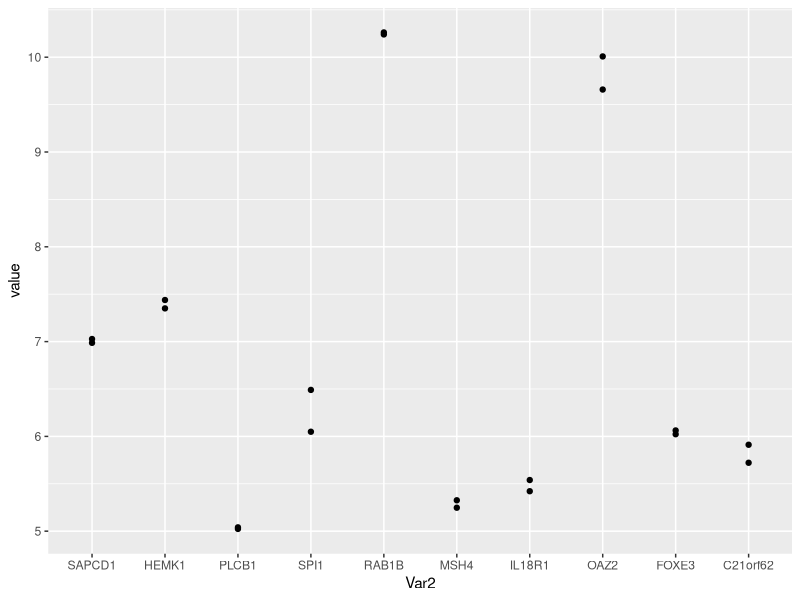
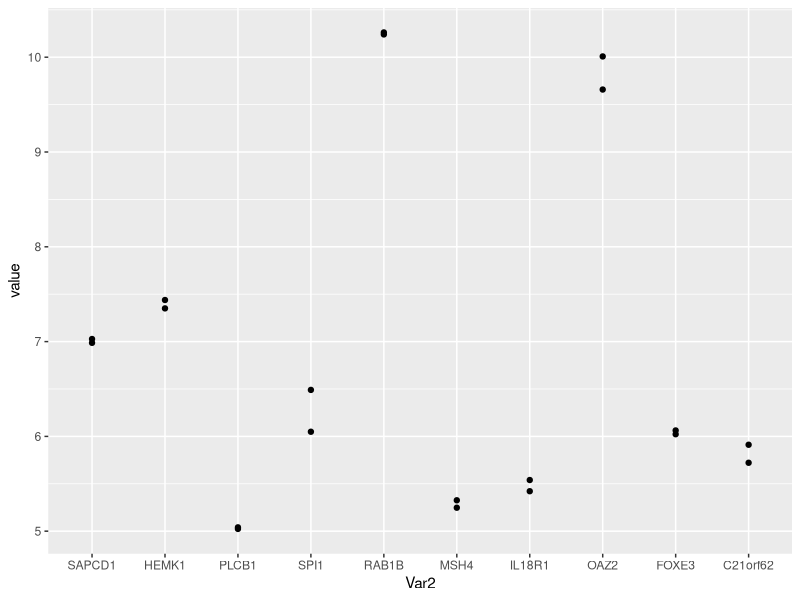
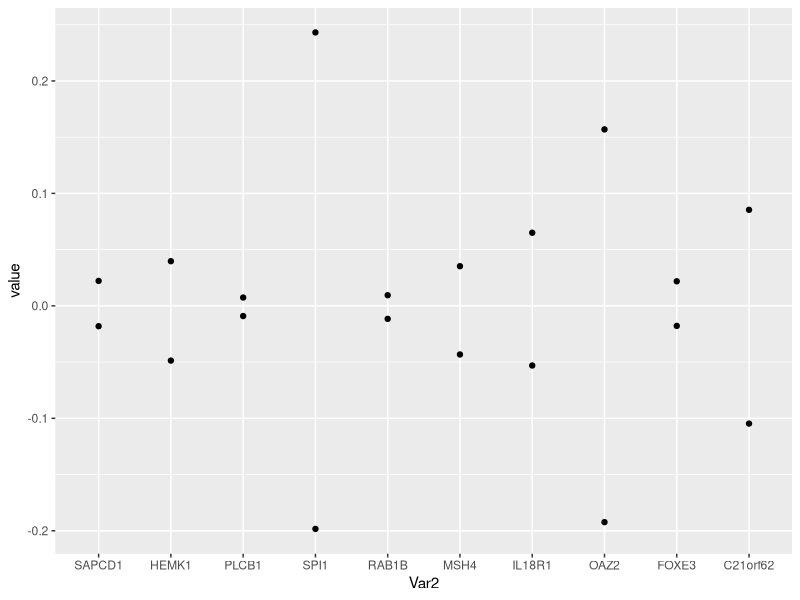

Recreate these plots in R, in order.
# Comprehension Check: Generative Models
library(dslabs)
library(caret)
library(tidyverse)
data("tissue_gene_expression")

set.seed(1993, sample.kind="Rounding") 
ind <- which(tissue_gene_expression$y %in% c("cerebellum", "hippocampus"))
y <- droplevels(tissue_gene_expression$y[ind])
x <- tissue_gene_expression$x[ind, ]
x <- x[, sample(ncol(x), 10)]

summary(y)
summary(x)

# Q1 
train_lda <- train(x, y, method = "lda", data = tissue_gene_expression)
train_lda$results

# Q2
library(ggplot2)
train_lda$finalModel
train_lda$finalModel$means
class(train_lda$finalModel$means)

rownames(train_lda$finalModel$means)

df_versio <- as.data.frame(train_lda$finalModel$means)
df_versio
class(df_versio)
df_versio

library(reshape2)
df_versio <- melt(train_lda$finalModel$means)
df_versio
summary(df_versio)

df_versio %>% 
  ggplot(aes(Var2, value)) + geom_point()

# Q3
train_qda <- train(x, y, method = "qda", data = tissue_gene_expression)
train_qda$results

# Q4
df_versio2 <- melt(train_qda$finalModel$means)
df_versio2

df_versio2 %>% 
  ggplot(aes(Var2, value)) + geom_point()

# Q5
train_lda_preprocessed <- train(x, y, method = "lda", data = tissue_gene_expression, preProcess = "center")
df_versio3 <- melt(train_lda_preprocessed$finalModel$means)
df_versio3

df_versio3 %>% 
  ggplot(aes(Var2, value)) + geom_point()

# Q6
set.seed(1993) #set.seed(1993, sample.kind="Rounding") if using R 3.6 or later
y <- tissue_gene_expression$y
x <- tissue_gene_expression$x
x <- x[, sample(ncol(x), 10)]

train_lda_preprocessed2 <- train(x, y, method = "lda", data = tissue_gene_expression, preProcess = "center")
train_lda_preprocessed2$results
